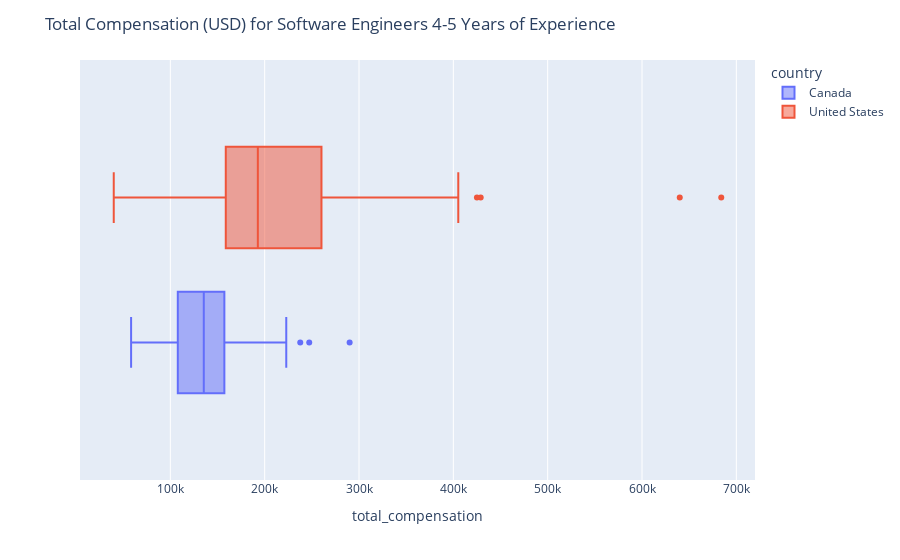

The notebook cell this image was saved under:
### Code cell
fig = px.box(swe.sort_values('country'), x="total_compensation", color="country")
fig.update_layout(
    title_text='Total Compensation (USD) for Software Engineers 4-5 Years of Experience '
)

fig.show()
print("Median Total Compensation (USD)")
tc = swe.groupby("country")['total_compensation'].median().reset_index()
tc["total_compensation_cad"] = tc['total_compensation']*1.26
tc

### Figure 1 — Plotly figure (JSON) as saved in the notebook; plotly's stock layout.template omitted (floating-point values rounded to 4 significant figures; data arrays with more than 128 entries replaced by an {"elided": "..."} marker saying what was removed)
{"data": [{"alignmentgroup": "True", "hovertemplate": "country=Canada<br>total_compensation=%{x}<extra></extra>", "legendgroup": "Canada", "marker": {"color": "#636efa"}, "name": "Canada", "notched": false, "offsetgroup": "Canada", "orientation": "h", "showlegend": true, "type": "box", "x": [222879, 143395, 109237, 93423, 135451, 62095, 153579, 93937, 112646, 58396, 115000, 103829, 144230, 144500, 142546, 96536, 94212, 155013, 139472, 212405, 131970, 153614, 152500, 290067, 195681, 191250, 247223, 133475, 88123, 78240, 165821, 125939, 118599, 237717, 113440, 164000, 110000], "x0": " ", "xaxis": "x", "y0": " ", "yaxis": "y"}, {"alignmentgroup": "True", "hovertemplate": "country=United States<br>total_compensation=%{x}<extra></extra>", "legendgroup": "United States", "marker": {"color": "#EF553B"}, "name": "United States", "notched": false, "offsetgroup": "United States", "orientation": "h", "showlegend": true, "type": "box", "x": {"elided": "136 int values"}, "x0": " ", "xaxis": "x", "y0": " ", "yaxis": "y"}], "layout": {"autosize": true, "boxmode": "group", "legend": {"title": {"text": "country"}, "tracegroupgap": 0}, "margin": {"t": 60}, "title": {"text": "Total Compensation (USD) for Software Engineers 4-5 Years of Experience "}, "xaxis": {"anchor": "y", "autorange": true, "domain": [0, 1], "range": [4222.0, 719800.0], "title": {"text": "total_compensation"}, "type": "linear"}, "yaxis": {"anchor": "x", "autorange": true, "domain": [0, 1], "range": [-0.514, 0.514], "type": "category"}}}
